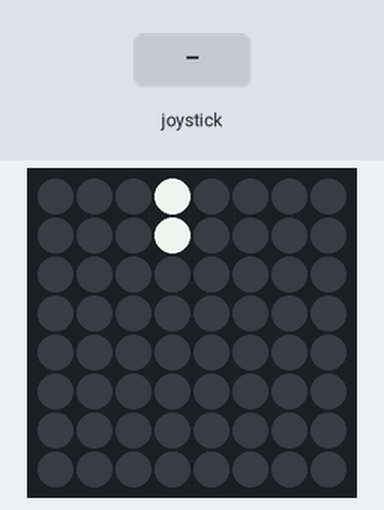
The program below on a simulated Raspberry Pi (BCM pin numbers) with a Sense HAT. Parts: the Sense HAT's 8×8 RGB LED matrix. The test bench sets the inputs (shaded band). Random numbers come from a fixed seed; the interpreter's speed is modelled, so counts of loop turns are approximate; the clock reads 2024-03-15 10:24:30 at power-on unless the program sets it.

Above: at 2.1 s.
2.2 s: joystick pushed left
At 3.9 s:
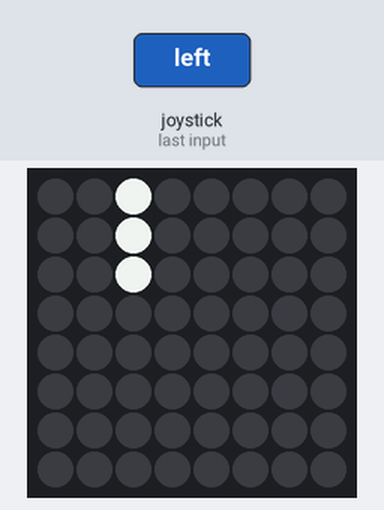
5.2 s: joystick pushed right
At 6.7 s:
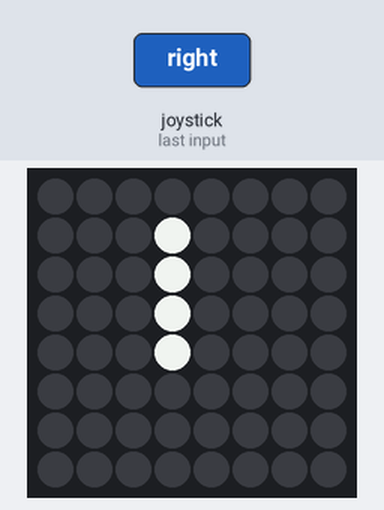
8.2 s: joystick pushed left
At 9.5 s:
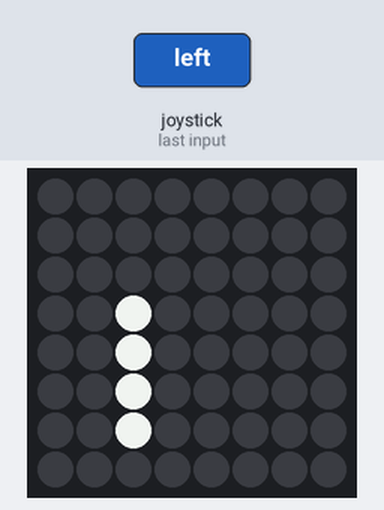
11.2 s: joystick clicked
At 12.3 s:
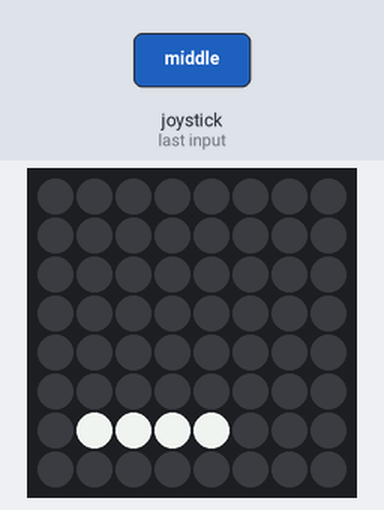
Timing chart, 0 to 14.2 s (numbered marks = the images above; inputs shaded):
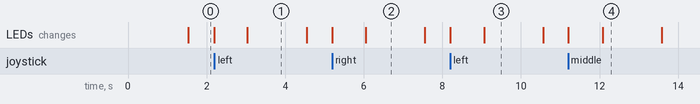

The program:

tetris.py
```python
from sense_hat import SenseHat
import time
import random

# Global variables
hat = SenseHat()
BLANK = (0, 0, 0)
Re = (255, 0, 0)
Gr = (0, 255, 0)
Bl = (0, 0, 255)
Ye = (255, 255, 0)
Or = (255, 165, 0)
Pu = (128, 0, 128)
Gy = (220, 220, 220)
COLORS = [Re, Gr, Bl, Ye, Or, Pu, Gy]
LEDs = [BLANK for q in range(0, 64)]
FIELD = [BLANK for s in range(0, 64)]
PIECES = [
    2, 4, 5, 7, #squiggly
    0, 2, 4, 6, #line piece
    4, 5, 6, 7, #square
    3, 4, 5, 6, #reverse squiggly
    2, 4, 5, 6, #notched
    2, 4, 6, 7, #L piece
    3, 5, 6, 7  #reverse L piece
]

def draw():
    hat.set_pixels(LEDs)

def joystick_handler():
    for event in hat.stick.get_events():
            if event.action == "pressed" or event.action == "held":
                return event.direction
    return 0

def init_tile_points(x_init, y_init, piece_type):
    points = []
    for i in range(0, 4):
        y = y_init + int(PIECES[4*piece_type + i] / 2)
        x = x_init + int(PIECES[4*piece_type + i] % 2)
        points.append((x, y))
    return points

def draw_piece(tile_points, piece_type):
    for i in range(0, 4):
        x_tile, y_tile = tile_points[i]
        if x_tile>=0 and x_tile<=7 and y_tile>=0 and y_tile<=7:
            LEDs[y_tile*8 + x_tile] = COLORS[piece_type]

def draw_field():
    for i in range(0, 64):
        LEDs[i] = FIELD[i]

def delete_old_piece(tile_points):
    for i in range(0, 4):
        x_tile, y_tile = tile_points[i]
        if x_tile>=0 and x_tile<=7 and y_tile>=0 and y_tile<=7:
            LEDs[y_tile*8 + x_tile] = BLANK

def check_landing(tile_points):
    for i in range(0, 4):
        x_tile, y_tile = tile_points[i]
        if y_tile >= 7:
            return True
        elif y_tile >= -1:
            if FIELD[(y_tile+1)*8 + x_tile] != BLANK:
                return True
    return False

def collision_handler(tile_points, piece_color):
    for i in range(0, 4):
        x_tile, y_tile = tile_points[i]
        if y_tile < 0:
            return True #Game over
        FIELD[y_tile*8 + x_tile] = COLORS[piece_color]
    return False

def score_handler(FIELD):
    add2score = 0
    for a in range(0, 8):
        for b in range(0, 8):
            if FIELD[a*8+b] == BLANK:
                break
            if b == 7:
                del FIELD[a*8:a*8+8]
                FIELD = [BLANK]*8 + FIELD
                add2score += 1000
    return FIELD, add2score

def valid_shift(shift, tile_points):
    for i in range(0, 4):
        x_tile, y_tile = tile_points[i]
        if x_tile + shift < 0 or x_tile + shift > 7:
            return False
        if y_tile >= 0:
            if FIELD[y_tile*8 + x_tile + shift] != BLANK:
                return False
    return True

def update_tile_points(tile_points, dx, dy):
    new_points = []
    for i in range(0, 4):
        y_prime = tile_points[i][1] + dy
        x_prime = tile_points[i][0] + dx
        new_points.append((x_prime, y_prime))
    return new_points

def rotate_piece(tile_points):

    # Get rotated points
    rotated_points = []
    for i in range(0, 4):
        delta_x = tile_points[i][0] - tile_points[1][0]
        delta_y = tile_points[i][1] - tile_points[1][1]
        new_x = tile_points[1][0] + delta_y
        new_y = tile_points[1][1] - delta_x
        rotated_points.append((new_x, new_y))

    # Check that rotated piece is in bounds.
    xshift = 0
    for j in range(0, 2):
        for k in range(0, 4):
            if rotated_points[k][0] < 0:
                xshift = 1
            elif rotated_points[k][0] > 7:
                xshift = -1
        rotated_points = [(p[0]+xshift, p[1]) for p in rotated_points]
        xshift = 0

    # Check if rotated piece collides with field
    collided = True
    loop_count = 0
    while (collided == True):
        collided = False
        for e in range(0, 4):
            if rotated_points[e][1] >= 0 and rotated_points[e][1] <= 7:
                if FIELD[rotated_points[e][1]*8+rotated_points[e][0]] != BLANK:
                    collided = True
                    for f in range(0, 4):
                        if (rotated_points[e][0], rotated_points[e][1] - 1) == rotated_points[f]:
                            rotated_points = [(p[0], p[1] - 1) for p in rotated_points]
                            break
                        elif (rotated_points[e][0] + 1, rotated_points[e][1]) == rotated_points[f]:
                            rotated_points = [(p[0] + 1, p[1]) for p in rotated_points]
                            break
                        elif (rotated_points[e][0] - 1, rotated_points[e][1]) == rotated_points[f]:
                            rotated_points = [(p[0] - 1, p[1]) for p in rotated_points]
                            break
        loop_count += 1
        if loop_count == 6:
            return tile_points

    # Finally check again for tiles in bound
    for u in range(0, 4):
        if rotated_points[u][0]<0 or rotated_points[u][0]>7 or rotated_points[u][1]>7:
            return tile_points

    # If we get to this point, we passed all checks!
    return rotated_points

def game_over_handler(score):
    time.sleep(0.5)
    while True:
        if joystick_handler() == "middle":
            return
        hat.show_message("Score: ", 0.04)
        if joystick_handler() == "middle":
            return
        hat.show_message(str(score), 0.15, (0, 255, 0))
    time.sleep(0.5)

def pause():
    while True:
        if joystick_handler() == "middle":
            return

if __name__ == "__main__":
    score = 0
    dy = 0
    dx = 0
    land_timer = 0.0
    curr_land_time = 0.0
    fall_timer = 0.0
    curr_fall_time = 0.0
    rotate_timer = 0.0
    curr_rotate_time = 0.0
    left_timer = 0.0
    curr_left_time = 0.0
    right_timer = 0.0
    curr_right_time = 0.0
    piece_color = random.randint(0, 6)
    tile_points = init_tile_points(3, -4, piece_color)
    landed = False
    random.shuffle(COLORS)
    ROTATE_DELAY = 0.1
    SHIFT_DELAY = 0.1
    SHIFT_ANGLE = 10.0
    DOWN_ANGLE = 40.0

    # Game loop
    while True:

        # Set game level based on score
        if score <= 5000:
            LAND_DELAY = 1.5
            FALL_DELAY = 1.5
        elif score <= 10000:
            LAND_DELAY = 1.25
            FALL_DELAY = 1.25
        elif score <= 15000:
            LAND_DELAY = 1.0
            FALL_DELAY = 1.0
        elif score <= 20000:
            LAND_DELAY = 0.75
            FALL_DELAY = 0.75
        else:
            LAND_DELAY = 0.6
            FALL_DELAY = 0.6

        # Check for landing
        if check_landing(tile_points):
            if landed:
                land_timer += time.time() - curr_land_time
            curr_land_time = time.time()
            landed = True

            # If landed, drop a new piece and RESET
            if land_timer > LAND_DELAY:
                land_timer = 0.0

                # Check for game over
                if collision_handler(tile_points, piece_color):
                    game_over_handler(score)
                    FIELD = [BLANK]*64
                    score = 0
                else:
                    FIELD, score_increase = score_handler(FIELD)
                    score += score_increase
                piece_color = random.randint(0, 6)
                tile_points = init_tile_points(3, -4, piece_color)
                landed = False
        else:
            land_timer = 0.0
            landed = False

        # Update dy if we reach a game tick
        dy = 0
        fall_timer += time.time() - curr_fall_time
        curr_fall_time = time.time()
        if fall_timer > FALL_DELAY:
            fall_timer = 0.0
            if not landed:
                dy = 1

        # Check if joystick is pressed/held
        direction = joystick_handler()
        if direction == "left" and valid_shift(-1, tile_points):
            left_timer += time.time() - curr_left_time
            curr_left_time = time.time()
            if left_timer > SHIFT_DELAY:
                left_timer = 0.0
                dx = -1
        elif direction == "right" and valid_shift(1, tile_points):
            right_timer += time.time() - curr_right_time
            curr_right_time = time.time()
            if right_timer > SHIFT_DELAY:
                right_timer = 0.0
                dx = 1
        elif direction == "middle":
            rotate_timer += time.time() - curr_rotate_time
            curr_rotate_time = time.time()
            if rotate_timer > ROTATE_DELAY:
                rotate_timer = 0.0
                dy = 0
                tile_points = rotate_piece(tile_points)
        elif direction == "down" and (not landed):
            dy = 1
        #elif direction == "middle":
        #    pause()

        # Update tile points
        tile_points = update_tile_points(tile_points, dx, dy)

        # Reset dx and dy
        dx = 0
        dy = 0

        # Draw field
        draw_field()

        # Draw piece
        draw_piece(tile_points, piece_color)

        # Draw
        draw()

        # Delete old piece
        delete_old_piece(tile_points)
```

Measured:
- what the display in image 2 shows lasts 1.6 s, from 6.0 s to 7.6 s
